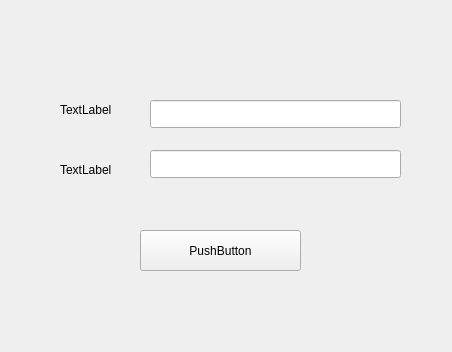
<?xml version="1.0" encoding="UTF-8"?>
<ui version="4.0">
 <class>LoadGame</class>
 <widget class="QWidget" name="LoadGame">
  <property name="geometry">
   <rect>
    <x>0</x>
    <y>0</y>
    <width>452</width>
    <height>352</height>
   </rect>
  </property>
  <property name="windowTitle">
   <string>Form</string>
  </property>
  <widget class="QLineEdit" name="lineEdit">
   <property name="geometry">
    <rect>
     <x>150</x>
     <y>100</y>
     <width>251</width>
     <height>28</height>
    </rect>
   </property>
  </widget>
  <widget class="QLabel" name="label">
   <property name="geometry">
    <rect>
     <x>60</x>
     <y>100</y>
     <width>63</width>
     <height>20</height>
    </rect>
   </property>
   <property name="text">
    <string>TextLabel</string>
   </property>
  </widget>
  <widget class="QLineEdit" name="lineEdit_2">
   <property name="geometry">
    <rect>
     <x>150</x>
     <y>150</y>
     <width>251</width>
     <height>28</height>
    </rect>
   </property>
  </widget>
  <widget class="QLabel" name="label_2">
   <property name="geometry">
    <rect>
     <x>60</x>
     <y>160</y>
     <width>63</width>
     <height>20</height>
    </rect>
   </property>
   <property name="text">
    <string>TextLabel</string>
   </property>
  </widget>
  <widget class="QPushButton" name="continueGameButton">
   <property name="geometry">
    <rect>
     <x>140</x>
     <y>230</y>
     <width>161</width>
     <height>41</height>
    </rect>
   </property>
   <property name="text">
    <string>PushButton</string>
   </property>
  </widget>
 </widget>
 <resources/>
 <connections/>
</ui>
